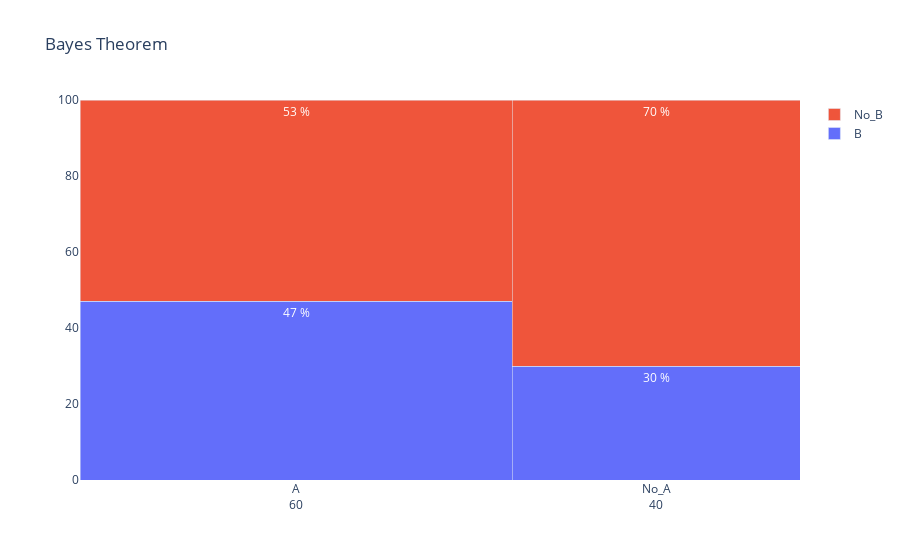

The cell this chart's notebook holds for it:
### Code cell
import numpy as np
import plotly.graph_objs as go
from ipywidgets import interact



labels = ["A","No_A"]
widths = np.array([prob_a *100,(1-prob_a) *100])

data = {
    "B": [prob_b_dado_a*100,prob_b_dado_no_a*100],
    "No_B": [(1-prob_b_dado_a)*100,(1-prob_b_dado_no_a)*100]
}

fig = go.Figure()
for key in data:
    fig.add_trace(go.Bar(
        name=key,
        y=data[key],
        x=np.cumsum(widths)-widths,
        width=widths,
        offset=0,
        customdata=np.transpose([labels, widths*data[key]]),
        texttemplate="%{y} %",
        textposition="inside",
        textangle=0,
        textfont_color="white",
        hovertemplate="<br>".join([
            "Hypotesis: %{customdata[0]}",
            "Hypotesis Value: %{width}",
            "Percentage%: %{y}",
        ])
    ))

fig.update_xaxes(
    tickvals=np.cumsum(widths)-widths/2,
    ticktext= ["%s<br>%d" % (l, w) for l, w in zip(labels, widths)]
)

fig.update_xaxes(range=[0,100])
fig.update_yaxes(range=[0,100])

fig.update_layout(
    title_text="Bayes Theorem",
    barmode="stack",
    uniformtext=dict(mode="hide", minsize=10),
)

fig.show()

### Figure 1 — Plotly figure (JSON) as saved in the notebook; plotly's stock layout.template omitted (floating-point values rounded to 4 significant figures)
{"data": [{"customdata": [["A", "2820.0"], ["No_A", "1200.0"]], "hovertemplate": "Hypotesis: %{customdata[0]}<br>Hypotesis Value: %{width}<br>Percentage%: %{y}", "name": "B", "offset": 0, "textangle": 0, "textfont": {"color": "white"}, "textposition": "inside", "texttemplate": "%{y} %", "type": "bar", "width": [60, 40], "x": [0, 60], "y": [47, 30]}, {"customdata": [["A", "3180.0"], ["No_A", "2800.0"]], "hovertemplate": "Hypotesis: %{customdata[0]}<br>Hypotesis Value: %{width}<br>Percentage%: %{y}", "name": "No_B", "offset": 0, "textangle": 0, "textfont": {"color": "white"}, "textposition": "inside", "texttemplate": "%{y} %", "type": "bar", "width": [60, 40], "x": [0, 60], "y": [53, 70]}], "layout": {"barmode": "stack", "title": {"text": "Bayes Theorem"}, "uniformtext": {"minsize": 10, "mode": "hide"}, "xaxis": {"range": [0, 100], "ticktext": ["A<br>60", "No_A<br>40"], "tickvals": [30, 80]}, "yaxis": {"range": [0, 100]}}}
